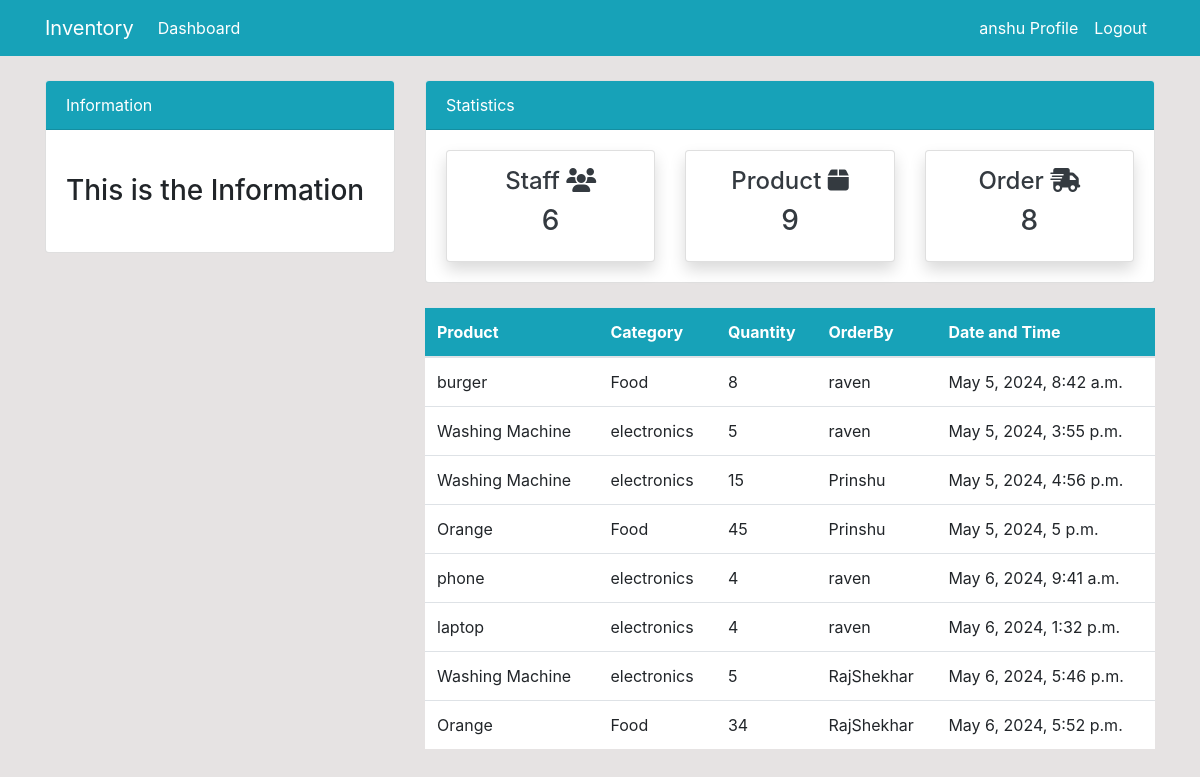
/order/ (signed in), run on the app's committed database.
### dashboard/models.py (models this page shows, shortened)
class Order(models.Model):
    product=models.ForeignKey(Product,on_delete=models.CASCADE,null=True)
    staff=models.ForeignKey(User,models.CASCADE,null=True)
    order_quantity=models.PositiveBigIntegerField(null=True)
    date=models.DateTimeField(auto_now_add=True)
    class Meta:
        verbose_name_plural='Order'

class Product(models.Model):
    name=models.CharField(max_length=100,null=True)
    category=models.CharField(max_length=20,choices=CATEGORY,null=True)
    quantity=models.PositiveIntegerField(null=True)
    class Meta:
        verbose_name_plural='Product'

### dashboard/views.py (the view)
# urls.py: path('order/', views.order ,name='dashboard-order'),
@login_required
def order(request):
    orders=Order.objects.all()
    workers_count=User.objects.all().count()
    order_count=Order.objects.all().count()
    product_count=Product.objects.all().count()
    context={
        'orders':orders,
        'workers_count':workers_count,
        'order_count':order_count,
        'product_count':product_count,
    }
    return render(request,'dashboard/order.html',context)

### templates/dashboard/order.html (shortened to what this page needs)
{% extends "partials/base.html" %}
{% block content %}
{% include "partials/topnav.html" %}
  <div class="container ">
    <div class="row my-4" >
        <div class="col-md-4">
        </div>
        <div class="col-md-8">
            <table class="table bg-white">
                <thead class="bg-info">
                <tr class="text-white">
                    <th scope="col">Product</th>
                    <th scope="col">Category</th>
                    <th scope="col">Quantity</th>
                    <th scope="col">OrderBy</th>
                    <th scope="col">Date and Time</th>
                </tr>
                </thead>
                <tbody>
                {% for order in orders%}
                <tr>
                    <td>{{order.product.name}}</td>
                    <td>{{order.product.category}}</td>
                    <td>{{order.order_quantity}}</td>
                    <td>{{order.staff.username}}</td>
                    <td>{{order.date}}</td>
                </tr>
                {% endfor %}
                </tbody>
            </table>
        </div>
    </div>
</div>
{% endblock %}

### templates/partials/nav.html (shortened to what this page needs)
<nav class="navbar navbar-expand-lg navbar-info bg-info">
    {% if user.is_authenticated%}
    <div class="container">
        <a class="navbar-brand text-white" href="{% url 'dashboard-index'%}">Inventory</a>
        <div class="collapse navbar-collapse" id="navbarSupportedContent">
        <ul class="navbar-nav mr-auto">
            <li class="nav-item active">
            <a class="nav-link text-white" href="{% url 'dashboard-index'%}">Dashboard <span class="sr-only">(current)</span></a>
            </li>
        </ul>
        <ul class="navbar-nav ml-auto">
            <li class="nav-item active">
            <a class="nav-link text-white" href="{% url 'user-profile'%}">{{user.username}} Profile<span class="sr-only">(current)</span></a>
            </li>
            <li class="nav-item">
            <a class="nav-link text-white" href="{% url 'user-logout' %}">Logout</a>
            </li>
        </ul>
        {%endif%}
        </div>
    </div>
  </nav>

### static/style.css (style rules this page uses)
body { background: rgb(230, 227, 227); }

### data on the page
Order: product.name "burger", product.category "Food", order_quantity "8", staff.username "raven", date "May 5, 2024, 8:42 a.m."
Order: product.name "Washing Machine", product.category "electronics", order_quantity "5", staff.username "raven", date "May 5, 2024, 3:55 p.m."
Order: product.name "Washing Machine", product.category "electronics", order_quantity "15", staff.username "Prinshu", date "May 5, 2024, 4:56 p.m."
Order: product.name "Orange", product.category "Food", order_quantity "45", staff.username "Prinshu", date "May 5, 2024, 5 p.m."
Order: product.name "phone", product.category "electronics", order_quantity "4", staff.username "raven", date "May 6, 2024, 9:41 a.m."
Order: product.name "laptop", product.category "electronics", order_quantity "4", staff.username "raven", date "May 6, 2024, 1:32 p.m."
Order: product.name "Washing Machine", product.category "electronics", order_quantity "5", staff.username "RajShekhar", date "May 6, 2024, 5:46 p.m."
Order: product.name "Orange", product.category "Food", order_quantity "34", staff.username "RajShekhar", date "May 6, 2024, 5:52 p.m."

### other printed values
{{ user.username }} "anshu"
{{ workers_count }} "6"
{{ product_count }} "9"
{{ order_count }} "8"
